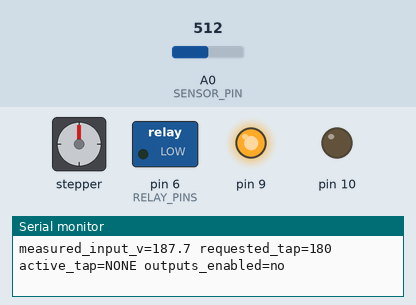
This sketch was run on a simulated Arduino Uno, built with avr-gcc and run on an emulated ATmega328P. Parts: stepper motor, switched loads named in the sketch (green lamp = pin HIGH), output pins drawn as LEDs (lit = HIGH), the last lines printed to the serial monitor. Wiring (inferred from the names in the program): stepper motor (2048 steps per turn assumed): coils pin 2, pin 3, pin 4, pin 5. The test bench sets the inputs (shaded band); at power-on: A0 (SENSOR_PIN) = 512.

Above: at 1.2 s.
1.3 s: A0 (SENSOR_PIN) set to 391
4.3 s: A0 (SENSOR_PIN) set to 380
At 6.0 s:
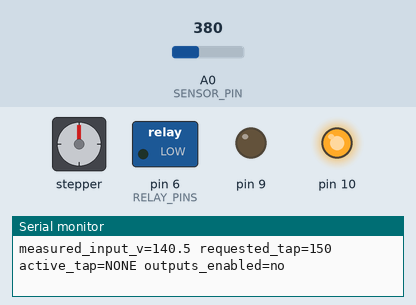
6.9 s: A0 (SENSOR_PIN) set to 511
At 7.2 s:
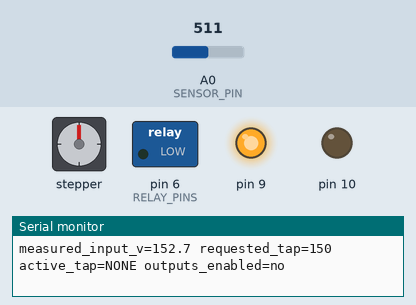
8.4 s: A0 (SENSOR_PIN) set to 306
At 9.9 s:
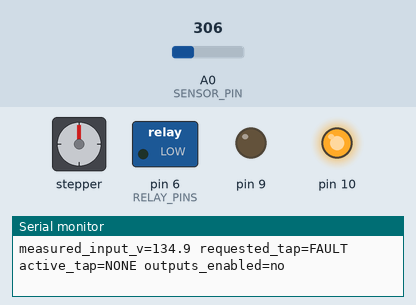
Timing chart, 0 to 11.4 s (numbered marks = the images above; inputs shaded):
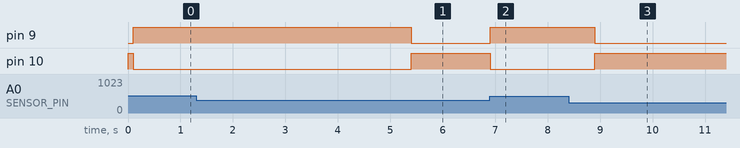

The sketch:

VoltageStabilizer.ino
```cpp
/*
 * Voltage Stabilizer — RECONSTRUCTED demonstration firmware (2026)
 * Based on a photographed December 2023 project, NOT recovered original code.
 *
 * BENCH / SIMULATION ONLY. NEVER attach mains to an Arduino input.
 * Requires isolated and conditioned voltage sensing, calibrated before use.
 * ENABLE_OUTPUTS defaults false: all relays remain de-energized.
 * A five-relay reference topology is assumed, and MUST be adapted/validated
 * against an actual switching design before any physical relay connection.
 */
#include <Arduino.h>
#include <math.h>

namespace Config {
  constexpr bool ENABLE_OUTPUTS = false;    // SAFETY INTERLOCK: simulation review first
  constexpr uint8_t SENSOR_PIN = A0;
  constexpr uint8_t RELAY_PINS[5] = {2, 3, 4, 5, 6};
  constexpr uint8_t LED_HEALTHY = 9;
  constexpr uint8_t LED_FAULT = 10;
  constexpr float ADC_REFERENCE_V = 5.0f;
  // Placeholders; must calibrate against an isolated AC sensing circuit.
  constexpr float VOLTS_PER_ADC_VOLT = 75.0f;
  constexpr float SENSOR_OFFSET_V = 0.0f;
  constexpr float FILTER_ALPHA = 0.15f;
  constexpr float NOMINAL_OUTPUT_V = 230.0f;
  constexpr float MIN_INPUT_V = 140.0f;
  constexpr float MAX_INPUT_V = 285.0f;
  constexpr float MAX_PREDICTED_ERROR_V = 35.0f;
  constexpr float HYSTERESIS_IMPROVEMENT_V = 6.0f;
  constexpr unsigned long SAMPLE_MS = 100;
  constexpr unsigned long MIN_HOLD_MS = 3000;
  constexpr unsigned long BREAK_MS = 150;
}

// Image shows 150/180/210/240/270/300 labels but only five relay symbols.
// This demonstration uses five of those labels. The 300 V path is unimplemented.
constexpr float TAP_RATINGS_V[5] = {150, 180, 210, 240, 270};
float filteredInputV = NAN;
int8_t activeTap = -1;
int8_t pendingTap = -1;
unsigned long lastSampleMs = 0;
unsigned long lastChangeMs = 0;
unsigned long breakStartedMs = 0;
bool isBreaking = false;

void allRelaysOff() {
  for (uint8_t i = 0; i < 5; ++i) digitalWrite(Config::RELAY_PINS[i], LOW);
}

// REFERENCE MODEL ONLY: assumes a hypothetical output = input * 230 / tap.
// No transformer ratio or tap-to-relay mapping is recoverable from screenshot.
float predictedOutput(float inputV, uint8_t tapIndex) {
  return inputV * Config::NOMINAL_OUTPUT_V / TAP_RATINGS_V[tapIndex];
}

int8_t desiredTap(float inputV) {
  if (!isfinite(inputV) || inputV < Config::MIN_INPUT_V || inputV > Config::MAX_INPUT_V) return -1;
  int8_t best = -1;
  float bestError = 1e9f;
  for (uint8_t i = 0; i < 5; ++i) {
    float error = fabsf(predictedOutput(inputV, i) - Config::NOMINAL_OUTPUT_V);
    if (error < bestError) { bestError = error; best = i; }
  }
  if (bestError > Config::MAX_PREDICTED_ERROR_V) return -1;
  if (activeTap >= 0 && best != activeTap) {
    float currentError = fabsf(predictedOutput(inputV, activeTap) - Config::NOMINAL_OUTPUT_V);
    if (currentError - bestError < Config::HYSTERESIS_IMPROVEMENT_V) return activeTap;
  }
  return best;
}

void publishStatus(float volts, int8_t selected) {
  Serial.print(F("measured_input_v=")); Serial.print(volts, 1);
  Serial.print(F(" requested_tap="));
  if (selected < 0) Serial.print(F("FAULT"));
  else Serial.print(TAP_RATINGS_V[selected], 0);
  Serial.print(F(" active_tap="));
  if (activeTap < 0) Serial.print(F("NONE"));
  else Serial.print(TAP_RATINGS_V[activeTap], 0);
  Serial.print(F(" outputs_enabled="));
  Serial.println(Config::ENABLE_OUTPUTS ? F("yes") : F("no"));
}

void setup() {
  Serial.begin(9600);
  for (uint8_t i = 0; i < 5; ++i) {
    digitalWrite(Config::RELAY_PINS[i], LOW);
    pinMode(Config::RELAY_PINS[i], OUTPUT);
  }
  pinMode(Config::LED_HEALTHY, OUTPUT);
  pinMode(Config::LED_FAULT, OUTPUT);
  allRelaysOff();
  digitalWrite(Config::LED_FAULT, HIGH);
  Serial.println(F("RECONSTRUCTED VOLTAGE STABILIZER / SIMULATION ONLY"));
  Serial.println(F("Uncalibrated placeholder conversion; relay outputs disabled by default."));
}

void loop() {
  const unsigned long now = millis();
  if (isBreaking && (now - breakStartedMs >= Config::BREAK_MS)) {
    isBreaking = false;
    if (Config::ENABLE_OUTPUTS && pendingTap >= 0) {
      digitalWrite(Config::RELAY_PINS[pendingTap], HIGH); // ULN2003 input active HIGH
      activeTap = pendingTap;
    } else activeTap = -1;
    pendingTap = -1;
    lastChangeMs = now;
  }
  if (now - lastSampleMs < Config::SAMPLE_MS) return;
  lastSampleMs = now;
  int raw = analogRead(Config::SENSOR_PIN);
  const float sensorV = raw * Config::ADC_REFERENCE_V / 1023.0f;
  const float inputV = sensorV * Config::VOLTS_PER_ADC_VOLT + Config::SENSOR_OFFSET_V;
  if (!isfinite(filteredInputV)) filteredInputV = inputV;
  else filteredInputV += Config::FILTER_ALPHA * (inputV - filteredInputV);

  int8_t candidate = desiredTap(filteredInputV);
  // Fault: release outputs without waiting for minimum hold interval.
  if (candidate < 0) {
    allRelaysOff(); activeTap = -1; pendingTap = -1; isBreaking = false;
  } else if (Config::ENABLE_OUTPUTS && !isBreaking && candidate != activeTap &&
             (activeTap < 0 || now - lastChangeMs >= Config::MIN_HOLD_MS)) {
    allRelaysOff(); activeTap = -1;
    pendingTap = candidate;
    isBreaking = true;
    breakStartedMs = now;
  }
  const bool healthy = candidate >= 0;
  digitalWrite(Config::LED_HEALTHY, healthy ? HIGH : LOW);
  digitalWrite(Config::LED_FAULT, healthy ? LOW : HIGH);
  static uint8_t reportCount = 0;
  if (++reportCount >= 10) { reportCount = 0; publishStatus(filteredInputV, candidate); }
}
```

Measured:
- the behaviour switches between 381 and 380 on A0 (SENSOR_PIN) (found by bisection; images 0 and 1)
- after the input at 4.3 s, pin 9: HIGH → LOW after 1.1 s; pin 10: LOW → HIGH after 1.1 s
- after the input at 6.9 s, pin 9: LOW → HIGH at once; pin 10: HIGH → LOW at once
- after the input at 8.4 s, pin 9: HIGH → LOW after 0.50 s; pin 10: LOW → HIGH after 0.50 s
